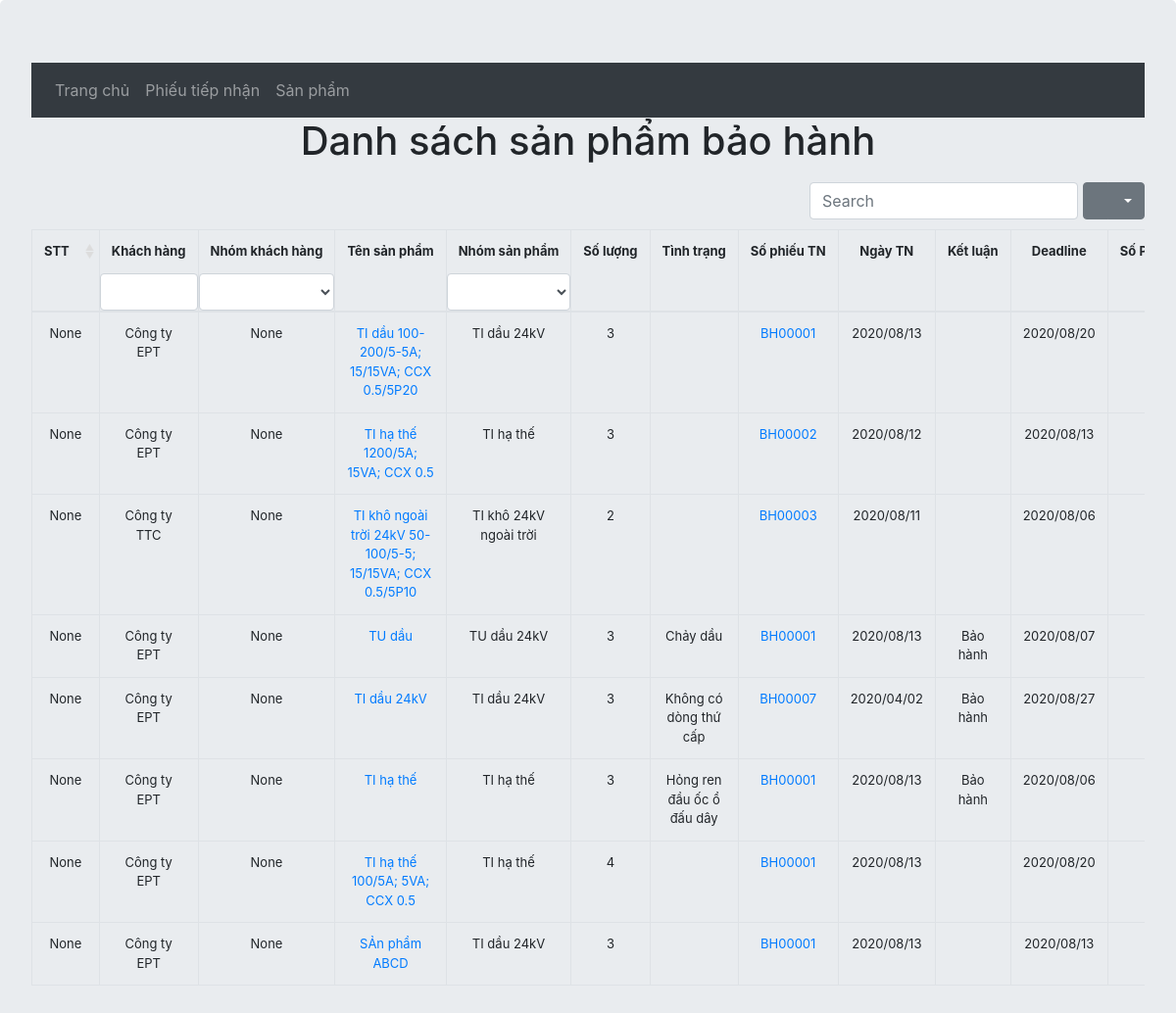
Before: /warranty/ with the older database file.
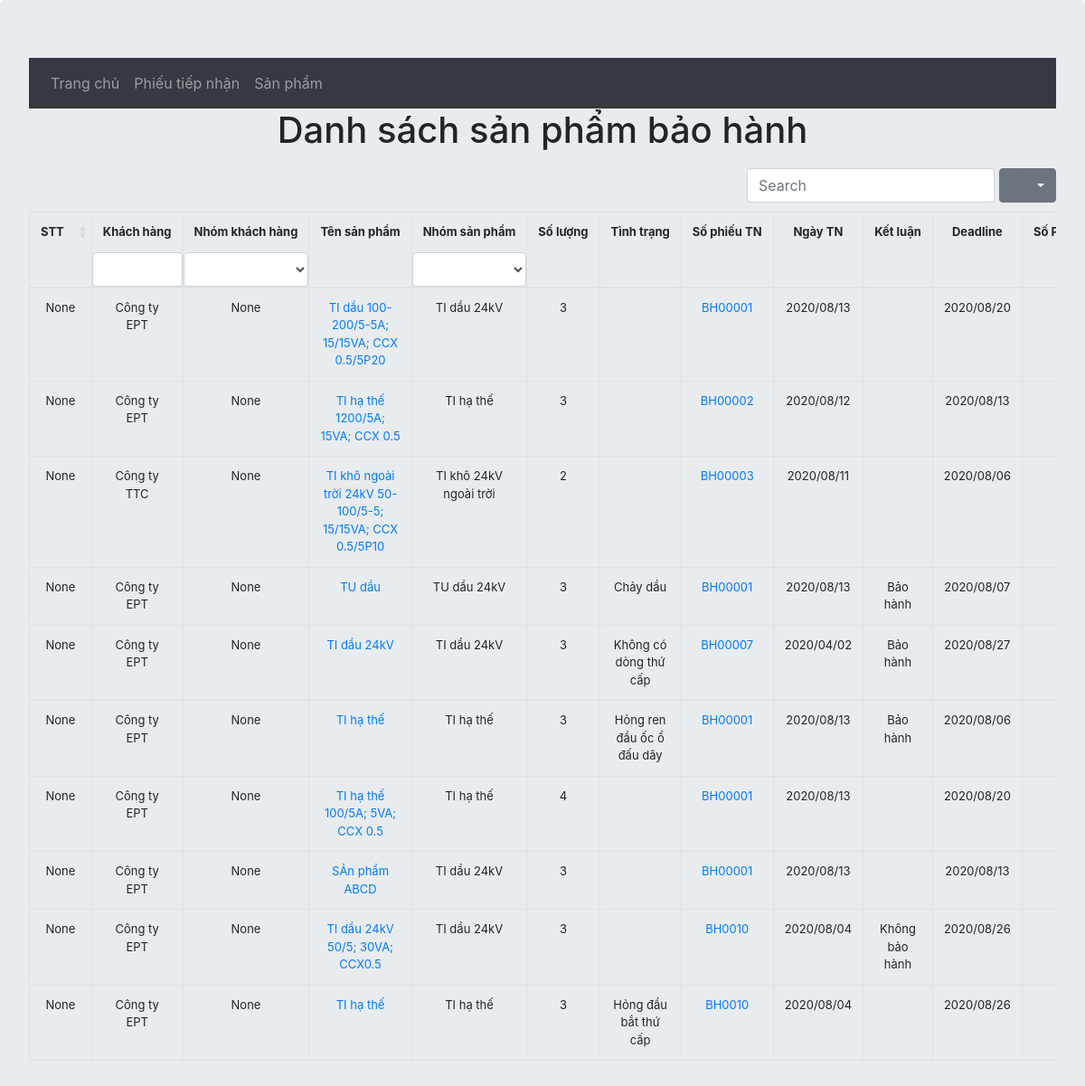
After: the same page with the newer database file.
### warranty/models.py (models this page shows, shortened)
class Item(models.Model):
    group = [
        ("TIDAU24", "TI dầu 24kV"),
        ("TUDAU24","TU dầu 24kV"),
        ("TIKHO24I", "TI khô 24kV trong nhà"),
        ("TIKHO24O", "TI khô 24kV ngoài trời"),
        ("TIHT", "TI hạ thế"),
    ]
    noteNumber = models.ForeignKey(Note, on_delete=models.CASCADE, related_name="item", verbose_name="Phiếu tiếp nhận")
    itemName = models.CharField(max_length=60, verbose_name="Tên sản phẩm")
    quantity = models.IntegerField(null=False, verbose_name="Số lượng", validators=[MinValueValidator(1)], )
    itemGroup = models.CharField(max_length=10, choices=group, verbose_name="Nhóm sản phẩm")
    status = models.CharField(max_length=128, blank=True, verbose_name="Tình trạng tiếp nhận")
    check = models.CharField(max_length=128, blank=True, verbose_name="Đánh giá")
    conclude = models.CharField(max_length=128, blank=True, verbose_name="Kết luận")
    deadline = models.DateField()
    note = models.TextField(blank=True, verbose_name="Ghi chú")
    numExport = models.CharField(max_length=10, verbose_name="Số phiếu xuất", blank=True)
    dayExport = models.DateField(verbose_name="Ngày xuất", null=True, blank=True)
    done = models.BooleanField(verbose_name="Xong/ Chưa xong:", choices=[(True, "Đã xong"), (False, "Chưa xong")], default=False)

class Note(models.Model):
    customerGroup = [
        ('DAILY', 'Đại lý'),
        ('NPC', 'NPC'),
        ('SPC', 'SPC'),
    ]
    noteNumber = models.CharField(max_length=10, unique=True,error_messages={'unique':"Số phiếu này đã có"}, verbose_name="Số phiếu")
    customers = models.CharField(max_length=50, null=False, verbose_name="Khách hàng")
    customersObj = models.CharField(choices=customerGroup, max_length=50, verbose_name="Nhóm khách hàng", null=True)
    receiveDay = models.DateField(null=False, verbose_name="Ngày tiếp nhận")
    note = models.TextField(blank=True, verbose_name="Ghi chú")
    numOrder = models.IntegerField(verbose_name="Thứ tự", null=True)

### warranty/views.py (the view)
# urls.py: path('', views.ItemListView.as_view(template_name='warranty/index.html'), name = "index"),
class ItemListView(generic.ListView):
    model = Item

### warranty/templates/warranty/index.html (shortened to what this page needs)
{% extends 'warranty/layout.html'%}
{% block content %}
        {% if item_list %}
        <h1 class="text-center">Danh sách sản phẩm bảo hành</h1>
        <table
        id="table"
        data-toggle="table"
        data-search="true"
        data-search-on-enter-key="true"
        data-resizable="true"
        data-show-export="true"
        data-show-toggle="true"
        data-filter-control="true"
        data-sortable="true"
        >
            <thead>
                <tr>
                    <th class="text-center align-top" data-sortable="true">STT</th>
                    <th class="text-center align-top" data-field="Customer" data-filter-control="input">Khách hàng</th>
                    <th class="text-center align-top" data-field="CustomerGroup" data-filter-control="select">Nhóm khách hàng</th>
                    <th class="text-center align-top">Tên sản phẩm</th>
                    <th class="text-center align-top" data-field="ItemGroup" data-filter-control="select">Nhóm sản phẩm</th>
                    <th class="text-center align-top">Số lượng</th>
                    <th class="text-center align-top">Tình trạng</th>
                    <th class="text-center align-top">Số phiếu TN</th>
                    <th class="text-center align-top">Ngày TN</th>
                    <th class="text-center align-top">Kết luận</th>
                    <th class="text-center align-top">Deadline</th>
                    <th class="text-center align-top">Số PX</th>
                </tr>
            </thead>
            <tbody>
                {% for item in item_list %}
                <tr>
                    <td>{{ item.noteNumber.numOrder }}</td>
                    <td>{{ item.noteNumber.customers }}</td>
                    <td>{{ item.noteNumber.get_customersObj_display }}</td>
                    <td><a href="{% url 'warranty:item_detail' item.id %}">{{ item.itemName }}</a></td>
                    <td>{{ item.get_itemGroup_display }}</td>
                    <td>{{ item.quantity }}</td>
                    <td>{{ item.status }}</td>
                    <td><a href="{% url 'warranty:note_detail' item.noteNumber.id %}">{{ item.noteNumber.noteNumber }}</a></td>
                    <td>{{ item.noteNumber.receiveDay|date:"Y/m/d" }}</td>
                    <td>{{ item.conclude }}</td>
                    <td>{{ item.deadline|date:"Y/m/d" }}</td>
                    <td>{{ item.numExport }}</td>
                </tr>
                {% endfor %}
            </tbody>
        </table>
        {% else %}
        <div class="text-center">Chưa có sản phẩm nào</div>
        {% endif %}
{% endblock %}

Changed rows visible on the page:
added Item: noteNumber.numOrder "None", noteNumber.customers "Công ty EPT", noteNumber.customersObj "None", itemName "TI dầu 24kV 50/5; 30VA; CCX0.5", itemGroup "TI dầu 24kV", quantity "3", noteNumber.noteNumber "BH0010", noteNumber.receiveDay "2020/08/04", conclude "Không bảo hành", deadline "2020/08/26"
added Item: noteNumber.numOrder "None", noteNumber.customers "Công ty EPT", noteNumber.customersObj "None", itemName "TI hạ thế", itemGroup "TI hạ thế", quantity "3", status "Hỏng đầu bắt thứ cấp", noteNumber.noteNumber "BH0010", noteNumber.receiveDay "2020/08/04", deadline "2020/08/26"
